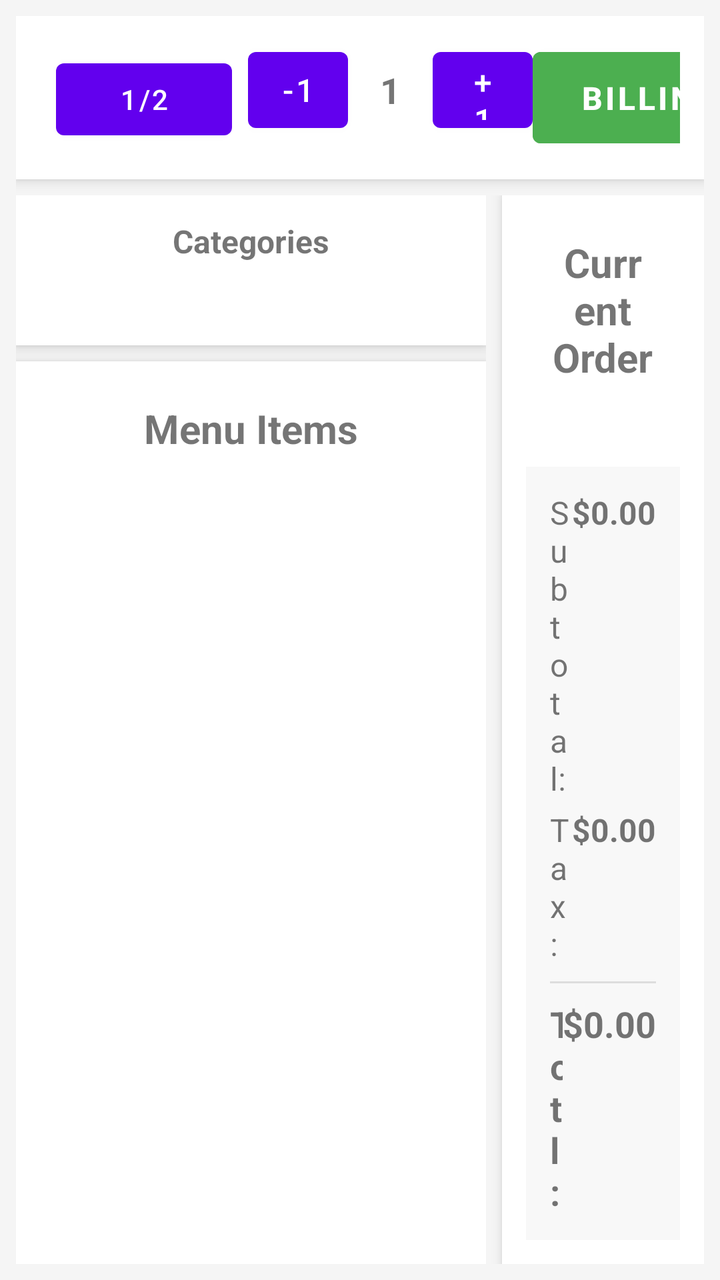
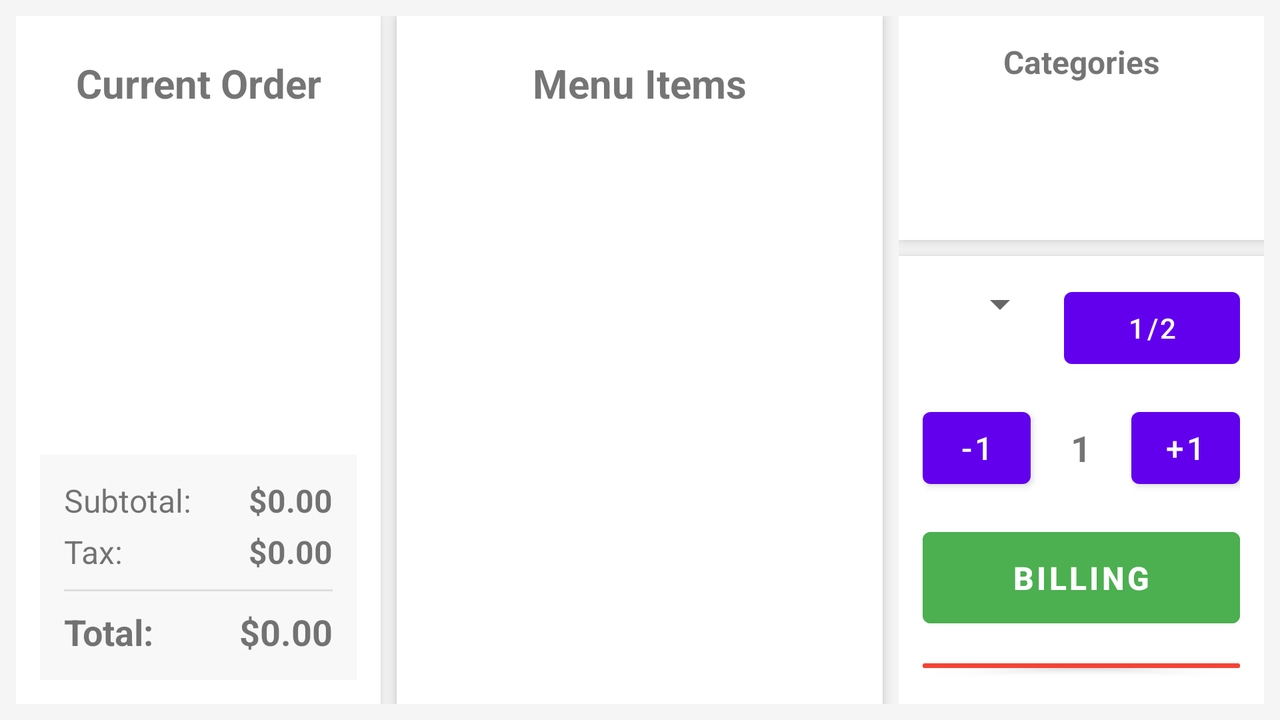

Compare how this app lays out the same screen by default and in its alternative resource folder. The renders come first, then the two layout files and the values they reference.
<!-- AndroidManifest.xml: application theme Theme.KassakuGRPCClient -->
<!-- res/layout/tryout.xml -->
<?xml version="1.0" encoding="utf-8"?>
<LinearLayout xmlns:android="http://schemas.android.com/apk/res/android"
    android:layout_width="match_parent"
    android:layout_height="match_parent"
    android:orientation="vertical"
    android:background="#f5f5f5"
    android:padding="8dp">

    
    <LinearLayout
        android:layout_width="match_parent"
        android:layout_height="wrap_content"
        android:orientation="horizontal"
        android:background="@android:color/white"
        android:padding="12dp"
        android:elevation="4dp"
        android:layout_marginBottom="8dp">

        <Spinner
            android:id="@+id/languageSpinner"
            android:layout_width="0dp"
            android:layout_height="wrap_content"
            android:layout_weight="1"
            android:layout_marginEnd="8dp" />

        <Button
            android:id="@+id/halfPortionButton"
            android:layout_width="wrap_content"
            android:layout_height="wrap_content"
            android:text="1/2"
            android:textSize="14sp"
            android:layout_marginEnd="8dp" />

        
        <LinearLayout
            android:layout_width="wrap_content"
            android:layout_height="wrap_content"
            android:orientation="horizontal"
            android:gravity="center_vertical">

            <Button
                android:id="@+id/decreaseButton"
                android:layout_width="50dp"
                android:layout_height="50dp"
                android:text="-1"
                android:textSize="16sp" />

            <TextView
                android:id="@+id/quantityText"
                android:layout_width="wrap_content"
                android:layout_height="wrap_content"
                android:text="1"
                android:textSize="18sp"
                android:textStyle="bold"
                android:paddingHorizontal="16dp" />

            <Button
                android:id="@+id/increaseButton"
                android:layout_width="50dp"
                android:layout_height="50dp"
                android:text="+1"
                android:textSize="16sp" />
        </LinearLayout>

        <Space
            android:layout_width="0dp"
            android:layout_height="wrap_content"
            android:layout_weight="1" />

        <Button
            android:id="@+id/billingButton"
            android:layout_width="wrap_content"
            android:layout_height="wrap_content"
            android:text="Billing"
            android:textSize="16sp"
            android:textStyle="bold"
            android:backgroundTint="#4CAF50"
            android:textColor="@android:color/white"
            android:paddingHorizontal="24dp"
            android:paddingVertical="12dp"
            android:layout_marginEnd="8dp" />

        <Button
            android:id="@+id/stopButton"
            android:layout_width="wrap_content"
            android:layout_height="wrap_content"
            android:text="Stop"
            android:textSize="16sp"
            android:textStyle="bold"
            android:backgroundTint="#F44336"
            android:textColor="@android:color/white"
            android:paddingHorizontal="24dp"
            android:paddingVertical="12dp" />
    </LinearLayout>

    
    <LinearLayout
        android:layout_width="match_parent"
        android:layout_height="0dp"
        android:layout_weight="1"
        android:orientation="horizontal">

        
        <LinearLayout
            android:layout_width="0dp"
            android:layout_height="match_parent"
            android:layout_weight="7"
            android:orientation="vertical">

            
            <LinearLayout
                android:layout_width="match_parent"
                android:layout_height="0dp"
                android:layout_weight="1"
                android:orientation="vertical"
                android:background="@android:color/white"
                android:padding="8dp"
                android:elevation="4dp"
                android:layout_marginBottom="8dp">

                <TextView
                    android:layout_width="match_parent"
                    android:layout_height="wrap_content"
                    android:text="Categories"
                    android:textSize="16sp"
                    android:textStyle="bold"
                    android:gravity="center"
                    android:padding="4dp" />

                <androidx.recyclerview.widget.RecyclerView
                    android:id="@+id/categoryRecyclerView"
                    android:layout_width="match_parent"
                    android:layout_height="0dp"
                    android:layout_weight="1" />
            </LinearLayout>

            
            <LinearLayout
                android:layout_width="match_parent"
                android:layout_height="0dp"
                android:layout_weight="6"
                android:orientation="vertical"
                android:background="@android:color/white"
                android:padding="12dp"
                android:elevation="4dp">

                <TextView
                    android:layout_width="match_parent"
                    android:layout_height="wrap_content"
                    android:text="Menu Items"
                    android:textSize="20sp"
                    android:textStyle="bold"
                    android:gravity="center"
                    android:padding="8dp" />

                <androidx.recyclerview.widget.RecyclerView
                    android:id="@+id/itemsRecyclerView"
                    android:layout_width="match_parent"
                    android:layout_height="0dp"
                    android:layout_weight="1" />
            </LinearLayout>
        </LinearLayout>

        
        <LinearLayout
            android:layout_width="0dp"
            android:layout_height="match_parent"
            android:layout_weight="3"
            android:orientation="vertical"
            android:background="@android:color/white"
            android:padding="12dp"
            android:elevation="4dp"
            android:layout_marginStart="8dp">

            <TextView
                android:layout_width="match_parent"
                android:layout_height="wrap_content"
                android:text="Current Order"
                android:textSize="20sp"
                android:textStyle="bold"
                android:gravity="center"
                android:padding="8dp" />

            <androidx.recyclerview.widget.RecyclerView
                android:id="@+id/orderRecyclerView"
                android:layout_width="match_parent"
                android:layout_height="0dp"
                android:layout_weight="1"
                android:layout_marginTop="8dp"
                android:layout_marginBottom="8dp" />

            <LinearLayout
                android:layout_width="match_parent"
                android:layout_height="wrap_content"
                android:orientation="vertical"
                android:background="#f8f8f8"
                android:padding="12dp">

                <LinearLayout
                    android:layout_width="match_parent"
                    android:layout_height="wrap_content"
                    android:orientation="horizontal">

                    <TextView
                        android:layout_width="0dp"
                        android:layout_height="wrap_content"
                        android:layout_weight="1"
                        android:text="Subtotal:"
                        android:textSize="16sp" />

                    <TextView
                        android:id="@+id/subtotalText"
                        android:layout_width="wrap_content"
                        android:layout_height="wrap_content"
                        android:text="$0.00"
                        android:textSize="16sp"
                        android:textStyle="bold" />
                </LinearLayout>

                <LinearLayout
                    android:layout_width="match_parent"
                    android:layout_height="wrap_content"
                    android:orientation="horizontal"
                    android:layout_marginTop="4dp">

                    <TextView
                        android:layout_width="0dp"
                        android:layout_height="wrap_content"
                        android:layout_weight="1"
                        android:text="Tax:"
                        android:textSize="16sp" />

                    <TextView
                        android:id="@+id/taxText"
                        android:layout_width="wrap_content"
                        android:layout_height="wrap_content"
                        android:text="$0.00"
                        android:textSize="16sp"
                        android:textStyle="bold" />
                </LinearLayout>

                <View
                    android:layout_width="match_parent"
                    android:layout_height="1dp"
                    android:background="#ddd"
                    android:layout_marginVertical="8dp" />

                <LinearLayout
                    android:layout_width="match_parent"
                    android:layout_height="wrap_content"
                    android:orientation="horizontal">

                    <TextView
                        android:layout_width="0dp"
                        android:layout_height="wrap_content"
                        android:layout_weight="1"
                        android:text="Total:"
                        android:textSize="18sp"
                        android:textStyle="bold" />

                    <TextView
                        android:id="@+id/totalText"
                        android:layout_width="wrap_content"
                        android:layout_height="wrap_content"
                        android:text="$0.00"
                        android:textSize="18sp"
                        android:textStyle="bold" />
                </LinearLayout>
            </LinearLayout>
        </LinearLayout>
    </LinearLayout>

</LinearLayout>
<!-- resources referenced by this layout -->
<resources>
  <style name="Theme.KassakuGRPCClient" parent="Theme.MaterialComponents.DayNight.DarkActionBar">
          
          <item name="colorPrimary">@color/purple_500</item>
          <item name="colorPrimaryVariant">@color/purple_700</item>
          <item name="colorOnPrimary">@color/white</item>
          
          <item name="colorSecondary">@color/teal_200</item>
          <item name="colorSecondaryVariant">@color/teal_700</item>
          <item name="colorOnSecondary">@color/black</item>
          
          <item name="android:statusBarColor">?attr/colorPrimaryVariant</item>
          
      </style>
  <color name="purple_500">#FF6200EE</color>
  <color name="purple_700">#FF3700B3</color>
  <color name="white">#FFFFFFFF</color>
  <color name="teal_200">#FF03DAC5</color>
  <color name="teal_700">#FF018786</color>
  <color name="black">#FF000000</color>
</resources>
<!-- res/layout-land/tryout.xml (the repository's variant of the layout above) -->
<!-- drawn on the phone turned sideways -->
<?xml version="1.0" encoding="utf-8"?>
<LinearLayout xmlns:android="http://schemas.android.com/apk/res/android"
    android:layout_width="match_parent"
    android:layout_height="match_parent"
    android:orientation="horizontal"
    android:background="#f5f5f5"
    android:padding="8dp">

    
    <LinearLayout
        android:layout_width="0dp"
        android:layout_height="match_parent"
        android:layout_weight="3"
        android:orientation="vertical"
        android:background="@android:color/white"
        android:padding="12dp"
        android:elevation="4dp"
        android:layout_marginEnd="8dp">

        <TextView
            android:layout_width="match_parent"
            android:layout_height="wrap_content"
            android:text="Current Order"
            android:textSize="20sp"
            android:textStyle="bold"
            android:gravity="center"
            android:padding="8dp" />

        <androidx.recyclerview.widget.RecyclerView
            android:id="@+id/orderRecyclerView"
            android:layout_width="match_parent"
            android:layout_height="0dp"
            android:layout_weight="1"
            android:layout_marginTop="8dp"
            android:layout_marginBottom="8dp" />

        <LinearLayout
            android:layout_width="match_parent"
            android:layout_height="wrap_content"
            android:orientation="vertical"
            android:background="#f8f8f8"
            android:padding="12dp">

            <LinearLayout
                android:layout_width="match_parent"
                android:layout_height="wrap_content"
                android:orientation="horizontal">

                <TextView
                    android:layout_width="0dp"
                    android:layout_height="wrap_content"
                    android:layout_weight="1"
                    android:text="Subtotal:"
                    android:textSize="16sp" />

                <TextView
                    android:id="@+id/subtotalText"
                    android:layout_width="wrap_content"
                    android:layout_height="wrap_content"
                    android:text="$0.00"
                    android:textSize="16sp"
                    android:textStyle="bold" />
            </LinearLayout>

            <LinearLayout
                android:layout_width="match_parent"
                android:layout_height="wrap_content"
                android:orientation="horizontal"
                android:layout_marginTop="4dp">

                <TextView
                    android:layout_width="0dp"
                    android:layout_height="wrap_content"
                    android:layout_weight="1"
                    android:text="Tax:"
                    android:textSize="16sp" />

                <TextView
                    android:id="@+id/taxText"
                    android:layout_width="wrap_content"
                    android:layout_height="wrap_content"
                    android:text="$0.00"
                    android:textSize="16sp"
                    android:textStyle="bold" />
            </LinearLayout>

            <View
                android:layout_width="match_parent"
                android:layout_height="1dp"
                android:background="#ddd"
                android:layout_marginVertical="8dp" />

            <LinearLayout
                android:layout_width="match_parent"
                android:layout_height="wrap_content"
                android:orientation="horizontal">

                <TextView
                    android:layout_width="0dp"
                    android:layout_height="wrap_content"
                    android:layout_weight="1"
                    android:text="Total:"
                    android:textSize="18sp"
                    android:textStyle="bold" />

                <TextView
                    android:id="@+id/totalText"
                    android:layout_width="wrap_content"
                    android:layout_height="wrap_content"
                    android:text="$0.00"
                    android:textSize="18sp"
                    android:textStyle="bold" />
            </LinearLayout>
        </LinearLayout>
    </LinearLayout>

    
    <LinearLayout
        android:layout_width="0dp"
        android:layout_height="match_parent"
        android:layout_weight="4"
        android:orientation="vertical"
        android:background="@android:color/white"
        android:padding="12dp"
        android:elevation="4dp"
        android:layout_marginEnd="8dp">

        <TextView
            android:layout_width="match_parent"
            android:layout_height="wrap_content"
            android:text="Menu Items"
            android:textSize="20sp"
            android:textStyle="bold"
            android:gravity="center"
            android:padding="8dp" />

        <androidx.recyclerview.widget.RecyclerView
            android:id="@+id/itemsRecyclerView"
            android:layout_width="match_parent"
            android:layout_height="0dp"
            android:layout_weight="1" />
    </LinearLayout>

    
    <LinearLayout
        android:layout_width="0dp"
        android:layout_height="match_parent"
        android:layout_weight="3"
        android:orientation="vertical">

        
        <LinearLayout
            android:layout_width="match_parent"
            android:layout_height="0dp"
            android:layout_weight="1"
            android:orientation="vertical"
            android:background="@android:color/white"
            android:padding="8dp"
            android:elevation="4dp"
            android:layout_marginBottom="8dp">

            <TextView
                android:layout_width="match_parent"
                android:layout_height="wrap_content"
                android:text="Categories"
                android:textSize="16sp"
                android:textStyle="bold"
                android:gravity="center"
                android:padding="4dp" />

            <androidx.recyclerview.widget.RecyclerView
                android:id="@+id/categoryRecyclerView"
                android:layout_width="match_parent"
                android:layout_height="0dp"
                android:layout_weight="1" />
        </LinearLayout>

        
        <LinearLayout
            android:layout_width="match_parent"
            android:layout_height="0dp"
            android:layout_weight="2"
            android:orientation="vertical"
            android:background="@android:color/white"
            android:padding="12dp"
            android:elevation="4dp">

            
            <LinearLayout
                android:layout_width="match_parent"
                android:layout_height="wrap_content"
                android:orientation="horizontal"
                android:layout_marginBottom="12dp">

                <Spinner
                    android:id="@+id/languageSpinner"
                    android:layout_width="0dp"
                    android:layout_height="wrap_content"
                    android:layout_weight="1"
                    android:layout_marginEnd="8dp" />

                <Button
                    android:id="@+id/halfPortionButton"
                    android:layout_width="wrap_content"
                    android:layout_height="wrap_content"
                    android:text="1/2"
                    android:textSize="14sp" />
            </LinearLayout>

            
            <LinearLayout
                android:layout_width="match_parent"
                android:layout_height="wrap_content"
                android:orientation="horizontal"
                android:layout_marginBottom="12dp"
                android:gravity="center">

                <Button
                    android:id="@+id/decreaseButton"
                    android:layout_width="0dp"
                    android:layout_height="wrap_content"
                    android:layout_weight="1"
                    android:text="-1"
                    android:textSize="16sp"
                    android:layout_marginEnd="4dp" />

                <TextView
                    android:id="@+id/quantityText"
                    android:layout_width="wrap_content"
                    android:layout_height="wrap_content"
                    android:text="1"
                    android:textSize="18sp"
                    android:textStyle="bold"
                    android:paddingHorizontal="16dp" />

                <Button
                    android:id="@+id/increaseButton"
                    android:layout_width="0dp"
                    android:layout_height="wrap_content"
                    android:layout_weight="1"
                    android:text="+1"
                    android:textSize="16sp"
                    android:layout_marginStart="4dp" />
            </LinearLayout>

            
            <LinearLayout
                android:layout_width="match_parent"
                android:layout_height="wrap_content"
                android:orientation="vertical">

                <Button
                    android:id="@+id/billingButton"
                    android:layout_width="match_parent"
                    android:layout_height="wrap_content"
                    android:text="Billing"
                    android:textSize="16sp"
                    android:textStyle="bold"
                    android:backgroundTint="#4CAF50"
                    android:textColor="@android:color/white"
                    android:layout_marginBottom="8dp"
                    android:padding="12dp" />

                <Button
                    android:id="@+id/stopButton"
                    android:layout_width="match_parent"
                    android:layout_height="wrap_content"
                    android:text="Stop"
                    android:textSize="16sp"
                    android:textStyle="bold"
                    android:backgroundTint="#F44336"
                    android:textColor="@android:color/white"
                    android:padding="12dp" />
            </LinearLayout>
        </LinearLayout>
    </LinearLayout>

</LinearLayout>
